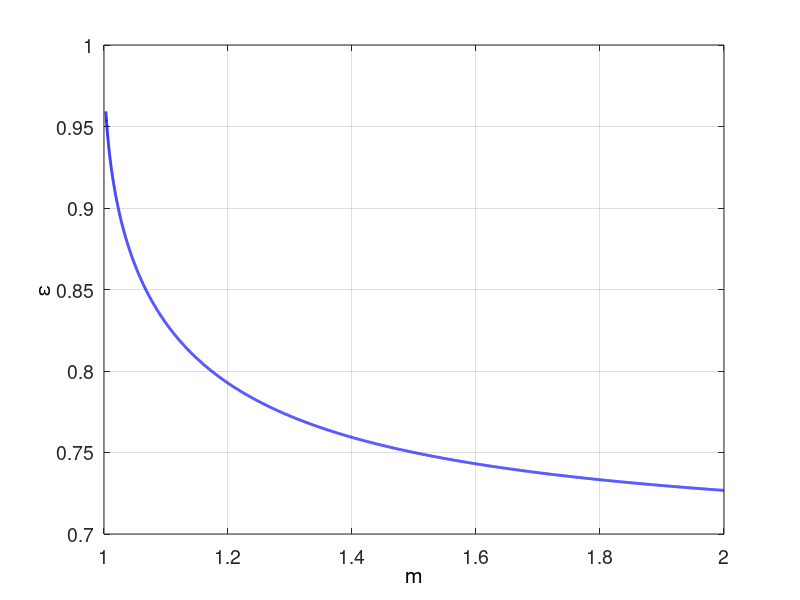

Write the MATLAB code that produced this figure.
%% Copyright 2014 MERCIER David
function [epsilon, m] = epsilon_OliverPharr
%% Function used to plot epsilon parameter in function of m coefficient
% of unloading curves.
% See Pharr G. M.  and Bolshakov A. (2002)- DOI: 10.1557/JMR.2002.0386

m = 1:0.0001:2;
m = m';

epsilon = m.*(1 - ((2*gamma(m./(2*(m-1))) ./ ...
    ((pi^0.5)*gamma(1./(2*(m-1))))).*(m-1)));

plot(m, epsilon, 'b-', 'LineWidth', 2, 'MarkerSize', 10)

xlabel('m', 'Color', [0,0,0], 'FontSize', 14);
ylabel('\epsilon', 'Color', [0,0,0], 'FontSize', 14);
set(gca, 'FontSize', 14);

grid on;

end
